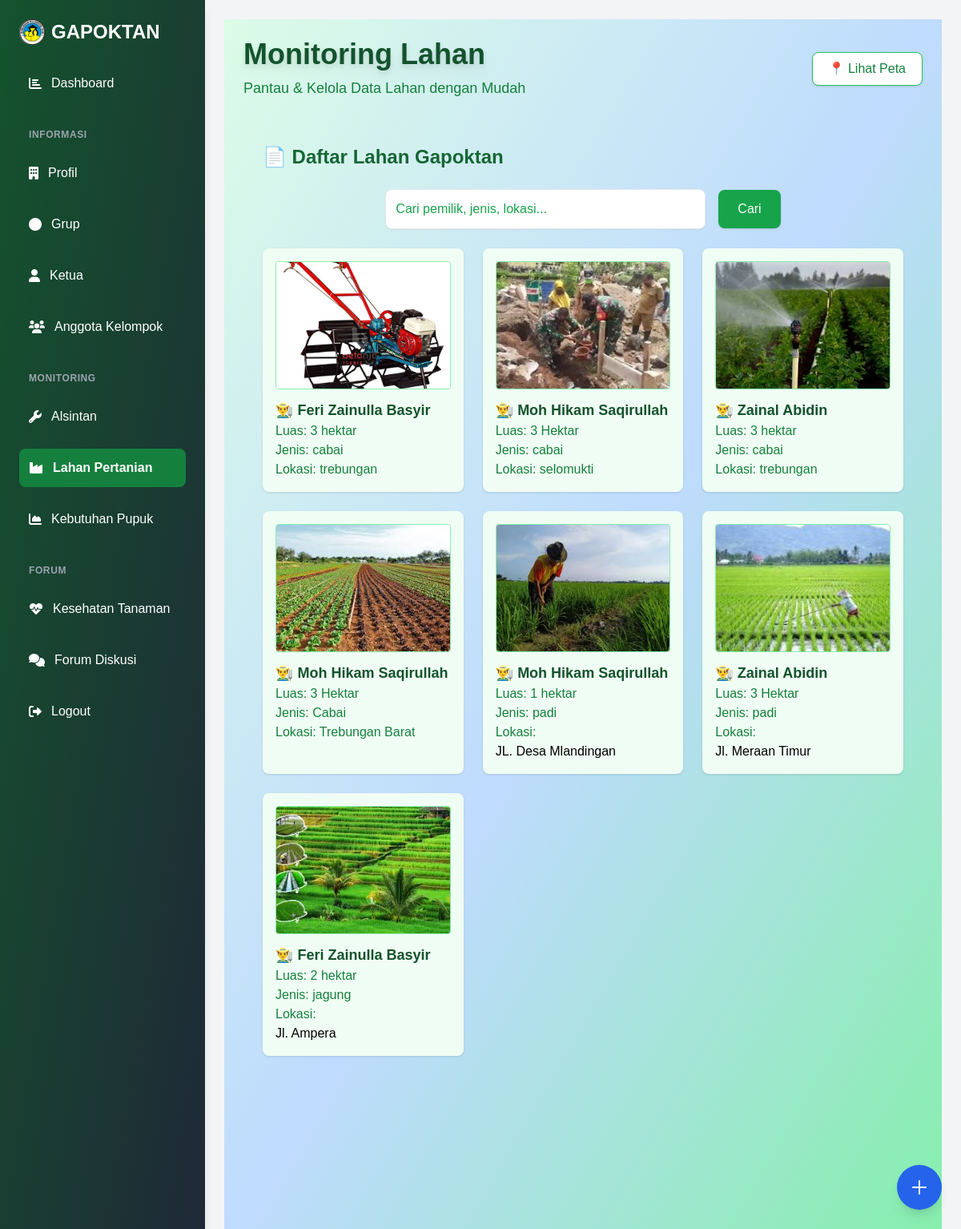
Page /lahan on the committed database.
### administrator/models.py (models this page shows, shortened)
class Lahan(models.Model):
    pemilik = models.ForeignKey(Petani, on_delete=models.CASCADE)
    gambar_lahan = models.ImageField(upload_to='gambar/lahan', blank=False, null=True)
    luas = models.CharField(max_length=20)
    jenis_tanaman = models.CharField(max_length=100)
    lokasi = RichTextField(blank=True, null=True)
    latitude = models.FloatField(null=True, blank=True)
    longitude = models.FloatField(null=True, blank=True)
    created_at = models.DateField(default=timezone.now)
    slug = models.SlugField(max_length=200,null=True,blank=True, unique=True)
    class Meta:
        verbose_name_plural ="Data Lahan"

class Petani(models.Model):
    grup = models.ForeignKey(Grup, on_delete=models.CASCADE, related_name='anggota')
    nama = models.CharField(max_length=100)
    nik = models.CharField(max_length=100, default="0000000000000000")
    no_hp = models.CharField(max_length=15)
    alamat = RichTextField(blank=True, null=True)
    created_at = models.DateField(default=timezone.now)
    slug = models.SlugField(max_length=200,null=True,blank=True, unique=True)
    class Meta:
        verbose_name_plural ="Data Petani"
    def __str__(self):
        return self.nama

### petani/views.py (the view)
# urls.py: path('lahan', views.lahan, name='lahan'),
def lahan(request):
    query = request.GET.get('q')
    if query:
        query_lahan = Lahan.objects.filter(
            Q(pemilik__nama__icontains=query) |
            Q(jenis_tanaman__icontains=query) |
            Q(lokasi__icontains=query)
        ).order_by('-id')
    else:
        query_lahan = Lahan.objects.order_by('-id')
    lahan_data = [
        {
            'pemilik': l.pemilik.nama,
            'luas': l.luas,
            'jenis_tanaman': l.jenis_tanaman,
            'latitude': l.latitude,
            'longitude': l.longitude
        } for l in query_lahan if l.latitude and l.longitude
    ]
    context = {
        'judul': 'Halaman Lahan',
        "menu": "lahan",
        'lahan': query_lahan,
        'daftar_petani': Petani.objects.all(),
        'lahan_json': json.dumps(lahan_data, cls=DjangoJSONEncoder),
    }
    return render(request, 'lahan.html', context)

### petani/templates/lahan.html (shortened to what this page needs)
{% extends "base.html" %}
{% load static %}
{% block content %}
<div x-data="{ step: 1, openIndex: null, images: [] }"
     class="flex-1 p-6 bg-gradient-to-br from-green-100 via-blue-200 to-green-300 min-h-screen">
    <div class="flex flex-col md:flex-row items-center justify-between mb-8">
        <div class="text-center md:text-left">
            <h1 class="text-4xl font-extrabold text-green-900 drop-shadow-lg">Monitoring Lahan</h1>
            <p class="text-lg text-green-700 mt-2">Pantau & Kelola Data Lahan dengan Mudah</p>
        </div>
        <button @click="step = 3"
            class="mt-4 md:mt-0 bg-white text-green-700 border border-green-500 px-5 py-2 rounded-lg hover:bg-green-100 transition shadow">
            📍 Lihat Peta
        </button>
    </div>
    <div x-show="step === 1" x-transition class="p-6 rounded-lg max-w-5xl mx-auto w-full">
        <h2 class="text-2xl font-bold text-green-800 mb-6">📄 Daftar Lahan Gapoktan</h2>
        <form method="get" action="" class="mb-6 flex flex-wrap items-center justify-center gap-4">
            <input type="text" name="q" placeholder="Cari pemilik, jenis, lokasi..." value="{{ request.GET.q }}"
                class="p-3 rounded-lg border w-full md:w-1/2 focus:ring-2 focus:ring-green-500 placeholder-green-600 text-green-800 shadow-sm" />
            <button type="submit"
                class="bg-green-600 text-white px-6 py-3 rounded-lg hover:bg-green-700 transition shadow">Cari</button>
        </form>
        {% if lahan %}
        <div class="grid grid-cols-1 md:grid-cols-2 lg:grid-cols-3 gap-6">
            {% for row in lahan %}
            <div
                class="bg-green-50 rounded-lg p-4 shadow hover:shadow-xl transition-transform transform hover:scale-105">
                <img src="{{ row.gambar_lahan.url }}" alt="Lahan"
                    class="w-full h-40 object-cover rounded mb-3 border border-green-300 cursor-pointer"
                    @click="images = [...document.querySelectorAll('.grid img')].map(img => img.src); openIndex = {{ forloop.counter0 }}">
                <h3 class="text-lg font-bold text-green-900">👨‍🌾 {{ row.pemilik }}</h3>
                <p class="text-green-700">Luas: {{ row.luas }}</p>
                <p class="text-green-700">Jenis: {{ row.jenis_tanaman }}</p>
                <p class="text-green-700">Lokasi: {{ row.lokasi|safe }}</p>
            </div>
            {% endfor %}
        </div>
        {% else %}
        <p class="text-center text-gray-600 mt-10">Data lahan belum tersedia.</p>
        {% endif %}
    </div>
    <div x-show="step === 1" class="fixed bottom-6 right-6 z-50">
        <button @click="step = 2"
            class="bg-blue-600 text-white p-4 rounded-full shadow-lg hover:bg-blue-700 transition text-xl flex items-center gap-2">
            <svg xmlns="http://www.w3.org/2000/svg" class="h-6 w-6 text-white" fill="none" viewBox="0 0 24 24"
                stroke="currentColor" stroke-width="2">
                <path stroke-linecap="round" stroke-linejoin="round" d="M12 4v16m8-8H4" />
            </svg>
        </button>
    </div>
</div>
{% endblock content %}

### rows in the picture
Lahan: gambar_lahan (picture), pemilik "Feri Zainulla Basyir", luas "3 hektar", jenis_tanaman "cabai", lokasi "trebungan"
Lahan: gambar_lahan (picture), pemilik "Moh Hikam Saqirullah", luas "3 Hektar", jenis_tanaman "cabai", lokasi "selomukti"
Lahan: gambar_lahan (picture), pemilik "Zainal Abidin", luas "3 hektar", jenis_tanaman "cabai", lokasi "trebungan"
Lahan: gambar_lahan (picture), pemilik "Moh Hikam Saqirullah", luas "3 Hektar", jenis_tanaman "Cabai", lokasi "Trebungan Barat"
Lahan: gambar_lahan (picture), pemilik "Moh Hikam Saqirullah", luas "1 hektar", jenis_tanaman "padi", lokasi "JL. Desa Mlandingan"
Lahan: gambar_lahan (picture), pemilik "Zainal Abidin", luas "3 Hektar", jenis_tanaman "padi", lokasi "Jl. Meraan Timur"
Lahan: gambar_lahan (picture), pemilik "Feri Zainulla Basyir", luas "2 hektar", jenis_tanaman "jagung", lokasi "Jl. Ampera"
